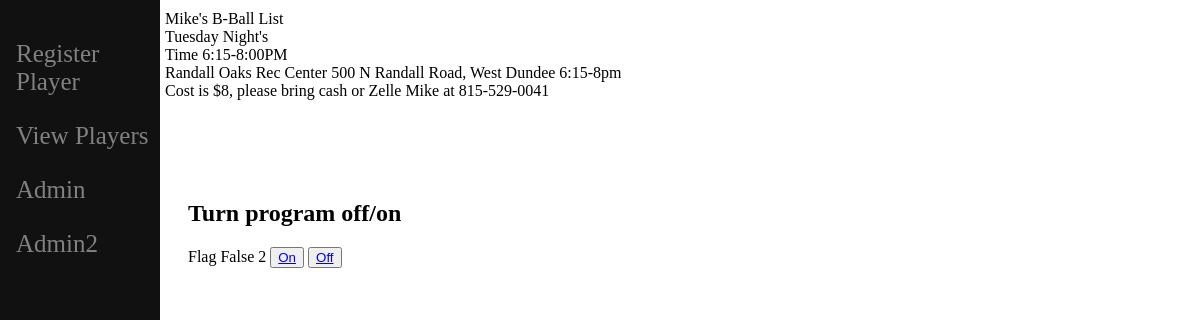
The page /on_off/ on the database as committed earlier.
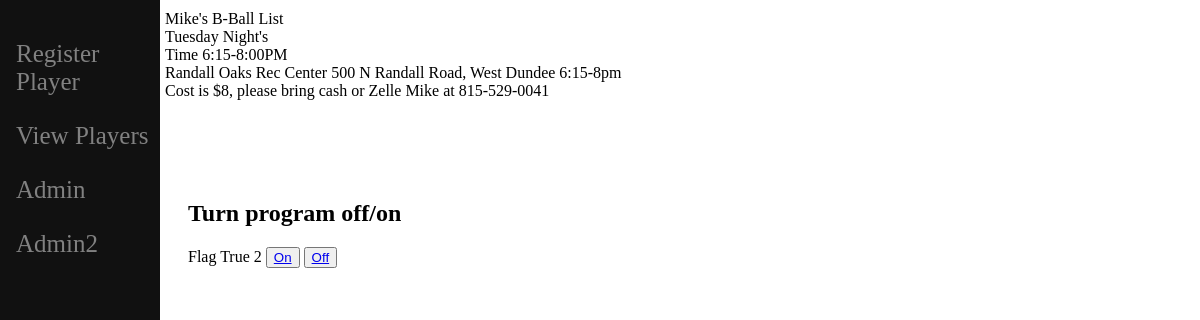
The same page on the database as committed later.
### b_ball/models.py (models this page shows, shortened)
class TurnOff(models.Model):
    flag = models.CharField(max_length=10, default = False)
    on_off = models.BooleanField(default=False)

### b_ball/views.py (the view)
# urls.py: path('on_off/', views.on_off, name = 'on_off'),
def on_off(request):
    toggle = TurnOff.objects.all()
    return render(request, 'on_off.html', {'toggle': toggle})

### b_ball/templates/on_off.html (shortened to what this page needs)
{% extends 'base.html' %}
{% load static %}
{% block content %}
{% load static %}
<h2> Turn program off/on</h2>
<Div>
            {% for p in toggle %}
                    <tr>
                        <td style="padding:10px;">{{p.flag}}</td>
                        <td style="padding:10px;">{{p.on_off}}</td>
                        <td style="padding:10px;">{{p.id}}</td>
                        <td style="padding:10px;"><button type="button"><a href= "change_status/{{p.id}}">On</a></button></td>
                        <td style="padding:10px;"><button type="button"><a href= "turn_status_off/{{p.id}}">Off</a></button></td>
                    </tr>
            {% endfor %}
</Div>
{% endblock %}

Rows that differ between the two databases and show on the page:
changed TurnOff "Flag": on_off "False" → "True"
